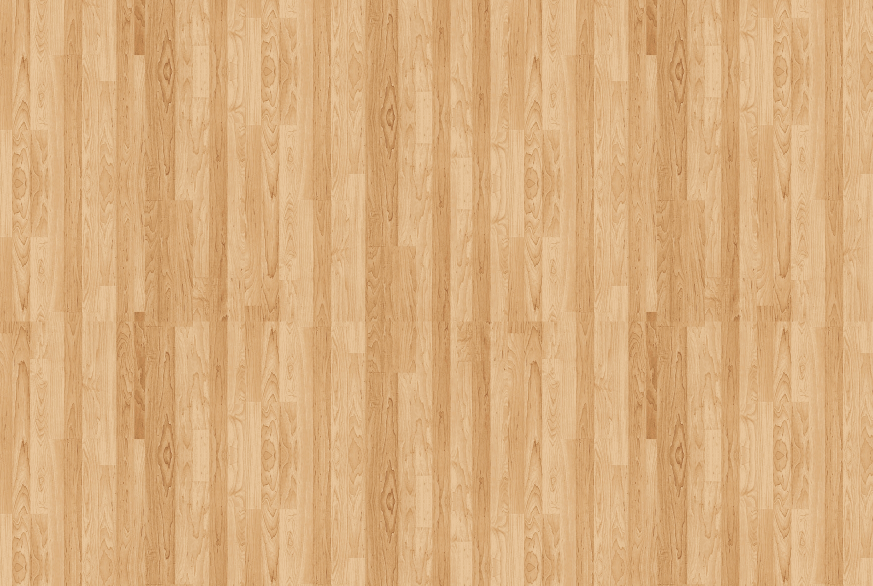
#> input picture FinalProject/BoardGUI/source/background.jpg, 1746 x 1171 px (shown at 1/2 size)
$ python resize.py   (older library calls are emulated)
#> lines starting #> are read from the running program, lines starting #| are printed output that depends on the picture
from PIL import Image
import glob, os

im1 = Image.open("background.jpg")
#> im1 is the input picture: PIL image 1746x1171 RGB; mean R, G, B 216.6, 173.8, 125.3
im5 = im1.resize((760, 760), Image.ANTIALIAS)    # best down-sizing filter
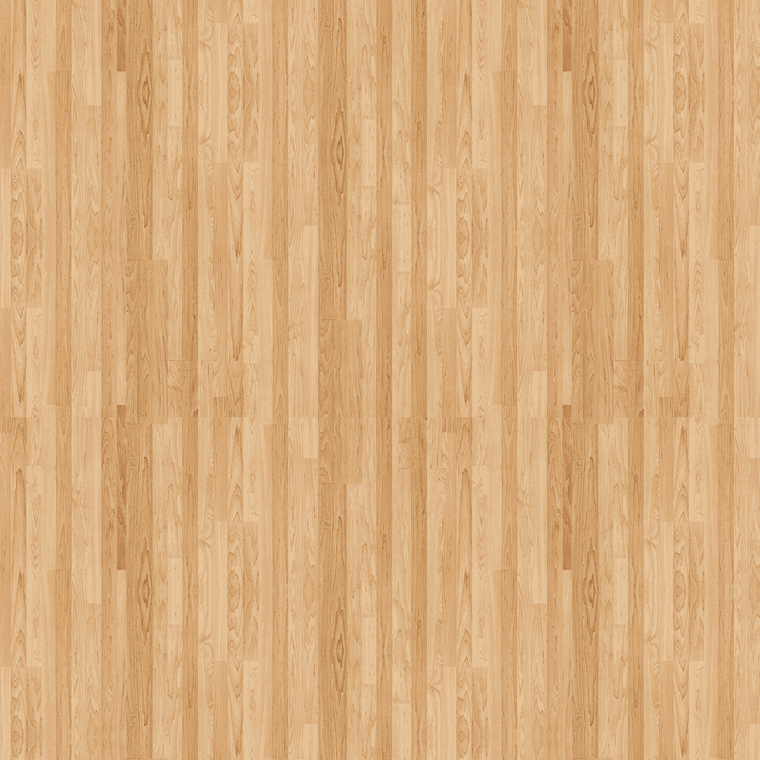
#> im5: PIL image 760x760 RGB; mean R, G, B 216.6, 173.8, 125.3
im5.save("new_back.jpg")
